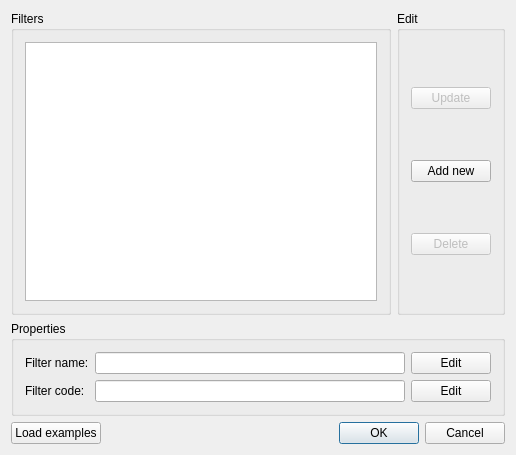
<?xml version="1.0" encoding="UTF-8"?>
<ui version="4.0">
 <class>FiltersDialogClass</class>
 <widget class="QDialog" name="FiltersDialogClass">
  <property name="geometry">
   <rect>
    <x>0</x>
    <y>0</y>
    <width>516</width>
    <height>455</height>
   </rect>
  </property>
  <property name="windowTitle">
   <string>Filters</string>
  </property>
  <property name="windowIcon">
   <iconset resource="images.qrc">
    <normaloff>:/images/16_filter.png</normaloff>:/images/16_filter.png</iconset>
  </property>
  <layout class="QGridLayout" name="gridLayout_2">
   <item row="0" column="0">
    <widget class="QGroupBox" name="groupBox">
     <property name="title">
      <string>Filters</string>
     </property>
     <layout class="QGridLayout" name="gridLayout">
      <item row="0" column="0">
       <widget class="QTreeWidget" name="treeWidgetFilters">
        <property name="minimumSize">
         <size>
          <width>0</width>
          <height>0</height>
         </size>
        </property>
        <property name="editTriggers">
         <set>QAbstractItemView::DoubleClicked|QAbstractItemView::EditKeyPressed</set>
        </property>
        <property name="rootIsDecorated">
         <bool>true</bool>
        </property>
        <property name="animated">
         <bool>true</bool>
        </property>
        <attribute name="headerVisible">
         <bool>false</bool>
        </attribute>
        <column>
         <property name="text">
          <string notr="true">1</string>
         </property>
        </column>
       </widget>
      </item>
     </layout>
    </widget>
   </item>
   <item row="0" column="1">
    <widget class="QGroupBox" name="groupBox_2">
     <property name="title">
      <string>Edit</string>
     </property>
     <layout class="QVBoxLayout" name="verticalLayout">
      <item>
       <widget class="QPushButton" name="pushButtonUpdate">
        <property name="enabled">
         <bool>false</bool>
        </property>
        <property name="text">
         <string>Update</string>
        </property>
        <property name="icon">
         <iconset resource="images.qrc">
          <normaloff>:/images/o_update.png</normaloff>:/images/o_update.png</iconset>
        </property>
        <property name="autoDefault">
         <bool>false</bool>
        </property>
       </widget>
      </item>
      <item>
       <widget class="QPushButton" name="pushButtonAddNew">
        <property name="text">
         <string>Add new</string>
        </property>
        <property name="icon">
         <iconset resource="images.qrc">
          <normaloff>:/images/o_plus.png</normaloff>:/images/o_plus.png</iconset>
        </property>
        <property name="autoDefault">
         <bool>false</bool>
        </property>
       </widget>
      </item>
      <item>
       <widget class="QPushButton" name="pushButtonDelete">
        <property name="enabled">
         <bool>false</bool>
        </property>
        <property name="text">
         <string>Delete</string>
        </property>
        <property name="icon">
         <iconset resource="images.qrc">
          <normaloff>:/images/o_minus.png</normaloff>:/images/o_minus.png</iconset>
        </property>
        <property name="autoDefault">
         <bool>false</bool>
        </property>
       </widget>
      </item>
     </layout>
    </widget>
   </item>
   <item row="1" column="0" colspan="2">
    <widget class="QGroupBox" name="groupBox_3">
     <property name="sizePolicy">
      <sizepolicy hsizetype="Preferred" vsizetype="Fixed">
       <horstretch>0</horstretch>
       <verstretch>0</verstretch>
      </sizepolicy>
     </property>
     <property name="title">
      <string>Properties</string>
     </property>
     <layout class="QGridLayout" name="gridLayout_3">
      <item row="0" column="0">
       <widget class="QLabel" name="label">
        <property name="sizePolicy">
         <sizepolicy hsizetype="Preferred" vsizetype="Preferred">
          <horstretch>0</horstretch>
          <verstretch>0</verstretch>
         </sizepolicy>
        </property>
        <property name="text">
         <string>Filter name:</string>
        </property>
       </widget>
      </item>
      <item row="0" column="1">
       <widget class="QLineEdit" name="lineEditName">
        <property name="frame">
         <bool>true</bool>
        </property>
       </widget>
      </item>
      <item row="2" column="0">
       <widget class="QLabel" name="label_2">
        <property name="sizePolicy">
         <sizepolicy hsizetype="Preferred" vsizetype="Fixed">
          <horstretch>0</horstretch>
          <verstretch>0</verstretch>
         </sizepolicy>
        </property>
        <property name="text">
         <string>Filter code:</string>
        </property>
       </widget>
      </item>
      <item row="2" column="1">
       <widget class="QLineEdit" name="lineEditCode"/>
      </item>
      <item row="0" column="2">
       <widget class="QPushButton" name="pushButtonEditName">
        <property name="sizePolicy">
         <sizepolicy hsizetype="Fixed" vsizetype="Fixed">
          <horstretch>0</horstretch>
          <verstretch>0</verstretch>
         </sizepolicy>
        </property>
        <property name="text">
         <string>Edit</string>
        </property>
        <property name="icon">
         <iconset resource="images.qrc">
          <normaloff>:/images/o_edit.png</normaloff>:/images/o_edit.png</iconset>
        </property>
        <property name="autoDefault">
         <bool>false</bool>
        </property>
       </widget>
      </item>
      <item row="2" column="2">
       <widget class="QPushButton" name="pushButtonEditCode">
        <property name="sizePolicy">
         <sizepolicy hsizetype="Fixed" vsizetype="Fixed">
          <horstretch>0</horstretch>
          <verstretch>0</verstretch>
         </sizepolicy>
        </property>
        <property name="text">
         <string>Edit</string>
        </property>
        <property name="icon">
         <iconset resource="images.qrc">
          <normaloff>:/images/o_edit.png</normaloff>:/images/o_edit.png</iconset>
        </property>
        <property name="autoDefault">
         <bool>false</bool>
        </property>
       </widget>
      </item>
     </layout>
    </widget>
   </item>
   <item row="2" column="0" colspan="2">
    <layout class="QHBoxLayout" name="horizontalLayout">
     <item>
      <widget class="QPushButton" name="pushButtonExamples">
       <property name="text">
        <string>Load examples</string>
       </property>
       <property name="icon">
        <iconset resource="images.qrc">
         <normaloff>:/images/o_update.png</normaloff>:/images/o_update.png</iconset>
       </property>
       <property name="autoDefault">
        <bool>false</bool>
       </property>
      </widget>
     </item>
     <item>
      <widget class="QPushButton" name="pushButtonShortHelp">
       <property name="toolTip">
        <string>&lt;!DOCTYPE HTML PUBLIC &quot;-//W3C//DTD HTML 4.0//EN&quot; &quot;http://www.w3.org/TR/REC-html40/strict.dtd&quot;&gt;
&lt;html&gt;&lt;head&gt;&lt;meta name=&quot;qrichtext&quot; content=&quot;1&quot; /&gt;&lt;style type=&quot;text/css&quot;&gt;
p, li { white-space: pre-wrap; }
&lt;/style&gt;&lt;/head&gt;&lt;body style=&quot; font-family:'MS Shell Dlg 2'; font-size:8.25pt; font-weight:400; font-style:normal;&quot;&gt;
&lt;p style=&quot; margin-top:0px; margin-bottom:0px; margin-left:0px; margin-right:0px; -qt-block-indent:0; text-indent:0px;&quot;&gt;&lt;span style=&quot; font-size:8pt; font-weight:600;&quot;&gt;Keyboard shortcuts&lt;/span&gt;&lt;/p&gt;
&lt;p style=&quot;-qt-paragraph-type:empty; margin-top:0px; margin-bottom:0px; margin-left:0px; margin-right:0px; -qt-block-indent:0; text-indent:0px; font-size:8pt;&quot;&gt;&lt;/p&gt;
&lt;p style=&quot; margin-top:0px; margin-bottom:0px; margin-left:0px; margin-right:0px; -qt-block-indent:0; text-indent:0px;&quot;&gt;&lt;span style=&quot; font-size:8pt; font-weight:600;&quot;&gt;F2&lt;/span&gt;&lt;span style=&quot; font-size:8pt;&quot;&gt; - Edit Item&lt;/span&gt;&lt;/p&gt;
&lt;p style=&quot; margin-top:0px; margin-bottom:0px; margin-left:0px; margin-right:0px; -qt-block-indent:0; text-indent:0px;&quot;&gt;&lt;span style=&quot; font-size:8pt; font-weight:600;&quot;&gt;Insert&lt;/span&gt;&lt;span style=&quot; font-size:8pt;&quot;&gt; - Add new Item&lt;/span&gt;&lt;/p&gt;
&lt;p style=&quot; margin-top:0px; margin-bottom:0px; margin-left:0px; margin-right:0px; -qt-block-indent:0; text-indent:0px;&quot;&gt;&lt;span style=&quot; font-size:8pt; font-weight:600;&quot;&gt;Delete&lt;/span&gt;&lt;span style=&quot; font-size:8pt;&quot;&gt; - Delete Item&lt;/span&gt;&lt;/p&gt;&lt;/body&gt;&lt;/html&gt;</string>
       </property>
       <property name="text">
        <string/>
       </property>
       <property name="icon">
        <iconset resource="images.qrc">
         <normaloff>:/images/16_help.png</normaloff>:/images/16_help.png</iconset>
       </property>
       <property name="autoDefault">
        <bool>false</bool>
       </property>
       <property name="flat">
        <bool>true</bool>
       </property>
      </widget>
     </item>
     <item>
      <spacer name="horizontalSpacer">
       <property name="orientation">
        <enum>Qt::Horizontal</enum>
       </property>
       <property name="sizeHint" stdset="0">
        <size>
         <width>40</width>
         <height>20</height>
        </size>
       </property>
      </spacer>
     </item>
     <item>
      <widget class="QPushButton" name="pushButtonOK">
       <property name="sizePolicy">
        <sizepolicy hsizetype="Fixed" vsizetype="Fixed">
         <horstretch>0</horstretch>
         <verstretch>0</verstretch>
        </sizepolicy>
       </property>
       <property name="text">
        <string>OK</string>
       </property>
       <property name="icon">
        <iconset resource="images.qrc">
         <normaloff>:/images/o_ok.png</normaloff>:/images/o_ok.png</iconset>
       </property>
       <property name="autoDefault">
        <bool>false</bool>
       </property>
       <property name="default">
        <bool>true</bool>
       </property>
      </widget>
     </item>
     <item>
      <widget class="QPushButton" name="pushButtonCancel">
       <property name="sizePolicy">
        <sizepolicy hsizetype="Fixed" vsizetype="Fixed">
         <horstretch>0</horstretch>
         <verstretch>0</verstretch>
        </sizepolicy>
       </property>
       <property name="text">
        <string>Cancel</string>
       </property>
       <property name="icon">
        <iconset resource="images.qrc">
         <normaloff>:/images/o_cancel.png</normaloff>:/images/o_cancel.png</iconset>
       </property>
       <property name="autoDefault">
        <bool>false</bool>
       </property>
       <property name="default">
        <bool>false</bool>
       </property>
      </widget>
     </item>
    </layout>
   </item>
  </layout>
 </widget>
 <layoutdefault spacing="6" margin="11"/>
 <resources>
  <include location="images.qrc"/>
 </resources>
 <connections/>
</ui>
